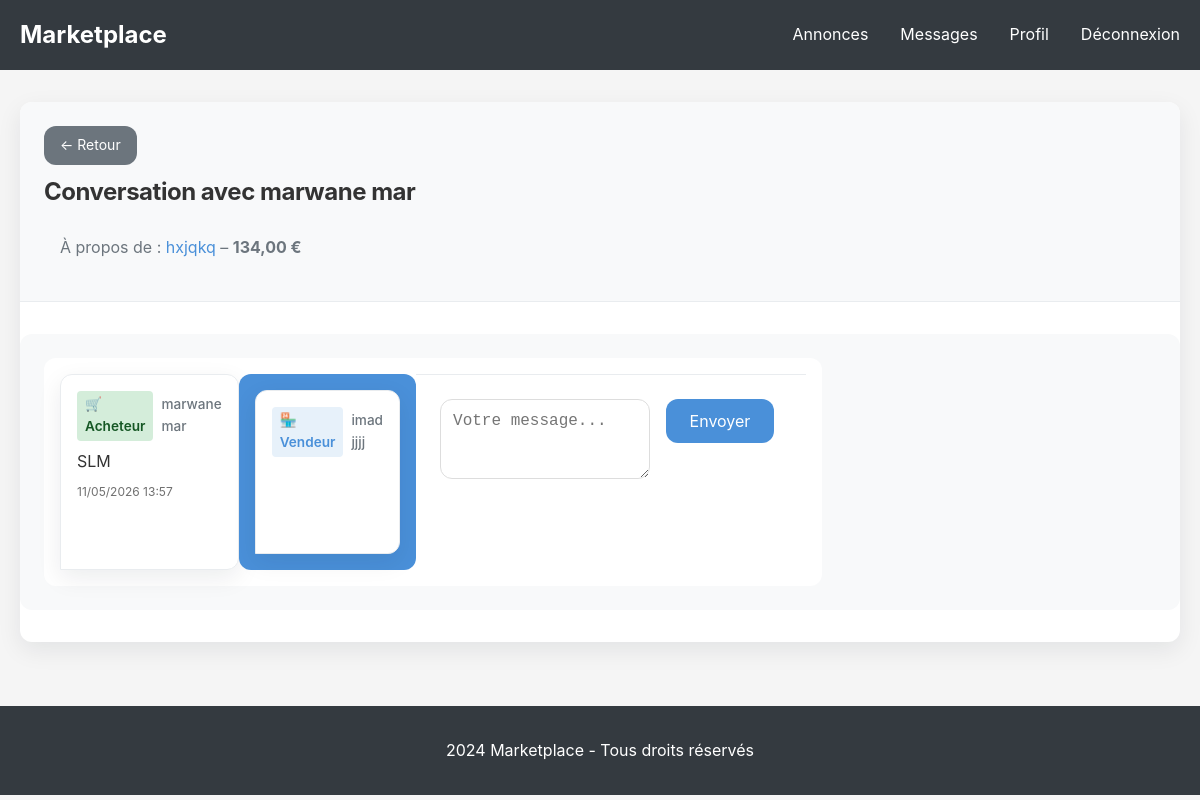
The page /messages/3/ (signed in) on the database its author committed.
### messaging/models.py (models this page shows, shortened)
class Conversation(models.Model):
    listing = models.ForeignKey(Listing, on_delete=models.CASCADE, related_name='conversations', verbose_name='Annonce')
    buyer = models.ForeignKey(User, on_delete=models.CASCADE, related_name='conversations_as_buyer', verbose_name='Acheteur')
    seller = models.ForeignKey(User, on_delete=models.CASCADE, related_name='conversations_as_seller', verbose_name='Vendeur')
    created_at = models.DateTimeField(auto_now_add=True)
    updated_at = models.DateTimeField(auto_now=True)
    class Meta:
        verbose_name = 'Conversation'
        verbose_name_plural = 'Conversations'
        ordering = ['-updated_at']
        unique_together = ['listing', 'buyer']

class Message(models.Model):
    conversation = models.ForeignKey(Conversation, on_delete=models.CASCADE, related_name='messages', verbose_name='Conversation')
    sender = models.ForeignKey(User, on_delete=models.CASCADE, related_name='sent_messages', verbose_name='Expéditeur')
    content = models.TextField(verbose_name='Contenu')
    created_at = models.DateTimeField(auto_now_add=True)
    is_read = models.BooleanField(default=False, verbose_name='Lu')
    class Meta:
        verbose_name = 'Message'
        verbose_name_plural = 'Messages'
        ordering = ['created_at']

### listings/models.py (models this page shows, shortened)
class Listing(models.Model):
    STATUS_CHOICES = [
        ('active', 'Disponible'),
        ('sold', 'Vendu'),
        ('reserved', 'Réservé'),
    ]
    title = models.CharField(max_length=200, verbose_name='Titre')
    description = models.TextField(verbose_name='Description')
    price = models.DecimalField(max_digits=10, decimal_places=2, verbose_name='Prix')
    category = models.ForeignKey(Category, on_delete=models.CASCADE, related_name='listings', verbose_name='Catégorie')
    city = models.CharField(max_length=100, verbose_name='Ville')
    seller = models.ForeignKey(User, on_delete=models.CASCADE, related_name='listings', verbose_name='Vendeur')
    buyer = models.ForeignKey(User, on_delete=models.SET_NULL, blank=True, null=True, related_name='purchases', verbose_name='Acheteur')
    status = models.CharField(max_length=20, choices=STATUS_CHOICES, default='active', verbose_name='Statut')
    created_at = models.DateTimeField(auto_now_add=True)
    updated_at = models.DateTimeField(auto_now=True)
    class Meta:
        verbose_name = 'Annonce'
        verbose_name_plural = 'Annonces'
        ordering = ['-created_at']

### messaging/views.py (the view)
# urls.py: path('<int:pk>/', views.conversation_detail, name='conversation_detail'),
@login_required
def conversation_detail(request, pk):
    conversation = get_object_or_404(
        Conversation.objects.filter(
            Q(buyer=request.user) | Q(seller=request.user)
        ),
        pk=pk
    )
    conversation.messages.filter(is_read=False).exclude(sender=request.user).update(is_read=True)
    if request.method == 'POST':
        form = MessageForm(request.POST)
        if form.is_valid():
            message = form.save(commit=False)
            message.conversation = conversation
            message.sender = request.user
            message.save()
            conversation.save()  # Update updated_at
            return redirect('conversation_detail', pk=pk)
    else:
        form = MessageForm()
    return render(request, 'messaging/conversation_detail.html', {
        'conversation': conversation,
        'form': form,
    })

### messaging/forms.py
class MessageForm(forms.ModelForm):
    class Meta:
        model = Message
        fields = ['content']
        labels = {
            'content': 'Message',
        }
        widgets = {
            'content': forms.Textarea(attrs={'rows': 3, 'placeholder': 'Votre message...'}),
        }

### messaging/context_processors.py (called while the page is built)
def unread_messages_count(request):
    if request.user.is_authenticated:
        from .models import Message
        count = Message.objects.filter(
            conversation__buyer=request.user
        ).filter(is_read=False).exclude(sender=request.user).count()
        count += Message.objects.filter(
            conversation__seller=request.user
        ).filter(is_read=False).exclude(sender=request.user).count()
        return {'unread_messages_count': count}
    return {'unread_messages_count': 0}

### templates/messaging/conversation_detail.html (shortened to what this page needs)
{% extends 'base.html' %}
{% block content %}
<div class="conversation-container">
    <div class="conversation-header">
        <a href="{% url 'inbox' %}" class="btn btn-small btn-secondary">← Retour</a>
        <h1>
            {% if conversation.buyer == user %}
                Conversation avec {{ conversation.seller.get_full_name|default:conversation.seller.username }}
            {% else %}
                Conversation avec {{ conversation.buyer.get_full_name|default:conversation.buyer.username }}
            {% endif %}
        </h1>
        <p class="listing-info">
            À propos de : <a href="{% url 'listing_detail' conversation.listing.pk %}">{{ conversation.listing.title }}</a>
            – <strong>{{ conversation.listing.price }} €</strong>
        </p>
    </div>
    <div class="messages-list" id="messages-list">
        {% for message in conversation.messages.all %}
            <div class="message {% if message.sender == user %}message-sent{% else %}message-received{% endif %}">
                <div class="message-content">
                    <div class="message-sender-label">
                        {% if message.sender == conversation.seller %}
                            <span class="label-seller">🏪 Vendeur</span>
                        {% elif message.sender == conversation.buyer %}
                            <span class="label-buyer">🛒 Acheteur</span>
                        {% endif %}
                        <span class="sender-name">{{ message.sender.get_full_name|default:message.sender.username }}</span>
                    </div>
                    <p>{{ message.content|linebreaks }}</p>
                    <span class="message-meta">
                        {{ message.created_at|date:"d/m/Y H:i" }}
                        {% if message.sender == user %}
                            {% if message.is_read %}
                                <span class="read-status">✓✓ Lu</span>
                            {% else %}
                                <span class="read-status">✓ Envoyé</span>
                            {% endif %}
                        {% endif %}
                    </span>
                </div>
        {% empty %}
            <div class="empty-state">
                <p>Aucun message pour le moment.</p>
                <p>Envoyez le premier message concernant cette annonce !</p>
            </div>
        {% endfor %}
    </div>
    <div class="message-form-container">
        <form method="post" class="message-form">
            <div class="form-group">
                {{ form.content }}
            </div>
            <button type="submit" class="btn btn-primary">Envoyer</button>
        </form>
    </div>
{% endblock %}

### static/css/style.css (style rules this page uses)
:root { --primary-color: #4a90d9; --primary-color-2: #3f7fd6; --secondary-color: #6c757d; --success-color: #28a745; --danger-color: #dc3545; --warning-color: #ffc107; --light-color: #f8f9fa; --dark-color: #343a40; --border-radius: 12px; --shadow: 0 8px 24px rgba(16, 24, 40, 0.08); --shadow-soft: 0 2px 10px rgba(16, 24, 40, 0.06); --ring: 0 0 0 4px rgba(74, 144, 217, 0.18); }
html { scroll-behavior: smooth; }
* { margin: 0; padding: 0; box-sizing: border-box; }
body { font-family: -apple-system, BlinkMacSystemFont, 'Segoe UI', Roboto, Oxygen, Ubuntu, Cantarell, sans-serif; line-height: 1.6; color: #333; background-color: #f5f5f5; }
.btn { display: inline-block; padding: 0.75rem 1.5rem; border-radius: var(--border-radius); border: none; cursor: pointer; text-decoration: none; font-size: 1rem; transition: all 0.3s; margin-right: 0.5rem; }
.btn-primary { background-color: var(--primary-color); color: white; }
.btn-secondary { background-color: var(--secondary-color); color: white; }
.btn-small { padding: 0.5rem 1rem; font-size: 0.875rem; }
.form-group { margin-bottom: 1.5rem; }
.form-group input, .form-group textarea, .form-group select { width: 100%; padding: 0.75rem; border: 1px solid #ddd; border-radius: var(--border-radius); font-size: 1rem; }
.form-group textarea { min-height: 120px; resize: vertical; }
.listing-info { padding: 1rem; }
.messages-list { display: flex; flex-direction: column; gap: 1rem; margin: 2rem 0; max-height: 500px; overflow-y: auto; padding: 1rem; background: #f8f9fa; border-radius: var(--border-radius); }
.message { max-width: 70%; padding: 1rem; border-radius: var(--border-radius); }
.message-sent { align-self: flex-end; background: var(--primary-color); color: white; }
.message-received { align-self: flex-start; background: white; }
.message-form { display: flex; gap: 1rem; align-items: flex-start; }
.message-form textarea { flex: 1; }
a { color: inherit; }
h1,h2,h3,h4 { letter-spacing: -0.02em; }
button { font-family: inherit; }
.message { border: 0; }
.message-content { background: transparent; }
.conversation-container { background: white; border-radius: var(--border-radius); box-shadow: var(--shadow); overflow: hidden; margin-bottom: 2rem; }
.conversation-header { padding: 1.5rem; border-bottom: 1px solid #e9ecef; background: #f8f9fa; }
.conversation-header h1 { font-size: 1.5rem; margin: 0.5rem 0; }
.conversation-header .listing-info { color: #6c757d; }
.conversation-header .listing-info a { color: var(--primary-color); text-decoration: none; }
.messages-list { display: flex; flex-direction: column; gap: 1rem; padding: 1.5rem; max-height: 500px; overflow-y: auto; background: #f8f9fa; }
.message { display: flex; max-width: 70%; }
.message-sent { align-self: flex-end; }
.message-sent .message-content { background: var(--primary-color); color: white; border-radius: var(--border-radius) var(--border-radius) 0 var(--border-radius); }
.message-received .message-content { background: white; border: 1px solid #e9ecef; border-radius: var(--border-radius) var(--border-radius) var(--border-radius) 0; }
.message-content { padding: 1rem; box-shadow: var(--shadow); }
.message-content p { margin-bottom: 0.5rem; }
.message-meta { display: block; font-size: 0.75rem; opacity: 0.7; margin-top: 0.5rem; }
.read-status { font-style: italic; }
.message-form-container { padding: 1.5rem; border-top: 1px solid #e9ecef; background: white; }
.message-form .form-group { flex: 1; margin-bottom: 0; }
.message-form textarea { min-height: 60px; resize: vertical; }
.message-sender-label { margin-bottom: 0.5rem; font-size: 0.85rem; display: flex; align-items: center; gap: 0.5rem; }
.label-seller { background: #e7f1fa; color: var(--primary-color); padding: 0.2rem 0.5rem; border-radius: 4px; font-weight: 600; }
.label-buyer { background: #d4edda; color: #155724; padding: 0.2rem 0.5rem; border-radius: 4px; font-weight: 600; }
.sender-name { color: #6c757d; font-weight: 500; }

### rows shown on the page
Conversation: buyer.get_full_name "marwane mar", listing "hxjqkq", listing.price "134,00"
Message: shows "🛒 Acheteur", sender.get_full_name "marwane mar", content "SLM", created_at "11/05/2026 13:57"
Message: shows "🏪 Vendeur", sender.get_full_name "imad jjjj"
